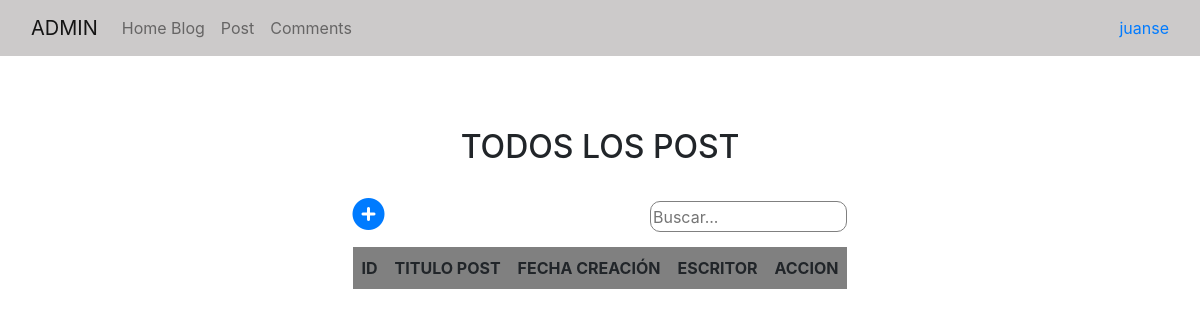
Before: /_admin2-post (signed in) with the older database file.
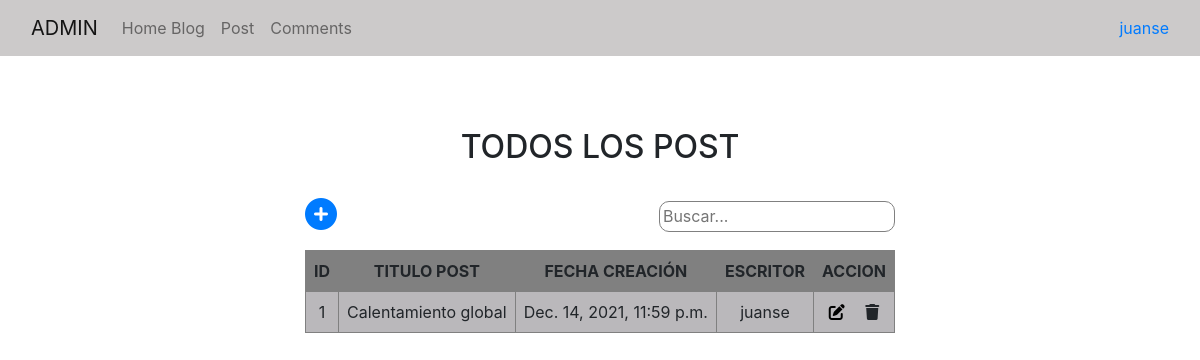
After: the same page with the newer database file.
### post/models.py (models this page shows, shortened)
class Post(models.Model):
    title = models.CharField(max_length=50)
    content = models.CharField(max_length=500)
    created = models.DateTimeField(default=timezone.now)
    active = models.BooleanField(default=True)
    category_id = models.ForeignKey(Category, on_delete=models.CASCADE)
    user_id = models.ForeignKey(User, on_delete=models.CASCADE)

### login/views.py (the view)
# urls.py: path('_admin2-post',views.showAdmin2Post, name = '_admin2-post'),
def showAdmin2Post(request):
    id_user = request.user.id
    result = Post.objects.filter(user_id = id_user).filter(active = 1)
    if result:
        context = {'data':result}
    else:
        context = {}
    return render(request, 'admin2-post.html', context)

### templates/admin2-post.html (shortened to what this page needs)
{% extends 'base-admin.html' %}
{% load static %}
{% block content %}
<br><br><br>
<div class="table-container">
    <h2>TODOS LOS POST</h2>
</div>
<br>
<div class="table-container">
    <div class="div-container">
        <div class="div-search">
            <a href="{% url '_admin2-post-new' %}">
                <i class="fas fa-plus-circle fa-2x"></i>
            </a>
            <input type="text" onkeyup="myFunction()" placeholder="Buscar..." id="myInput">
        </div>
        <table class="table-content" id="example">
            <thead>
                <tr>
                    <th>ID</th>
                    <th>TITULO POST</th>
                    <th>FECHA CREACIÓN</th>
                    <th>ESCRITOR</th>
                    <th>ACCION</th>
                </tr>
            </thead>
            <tbody>
                {%for i in data%}
                       <tr>
                           <td>{{i.id}}</td>
                           <td>{{i.title}}</td>
                           <td>{{i.created}}</td>
                           <td>{{i.user_id}}</td>
                           <td>
                                <div>
                                    <a class="link" href="{% url '_admin2-post-edit' i.id %}">
                                        <i class="fas fa-edit mr-3"></i>
                                    </a>
                                    <a class="link">
                                        <i class="fas fa-trash"></i>
                                    </a>
                                </div>
                           </td>
                       </tr>
                {%endfor%}
            </tbody>
        </table>
    </div>
</div>
{% endblock content %}

Changed rows visible on the page:
added Post: id "1", title "Calentamiento global", created "Dec. 14, 2021, 11:59 p.m.", user_id "juanse"
